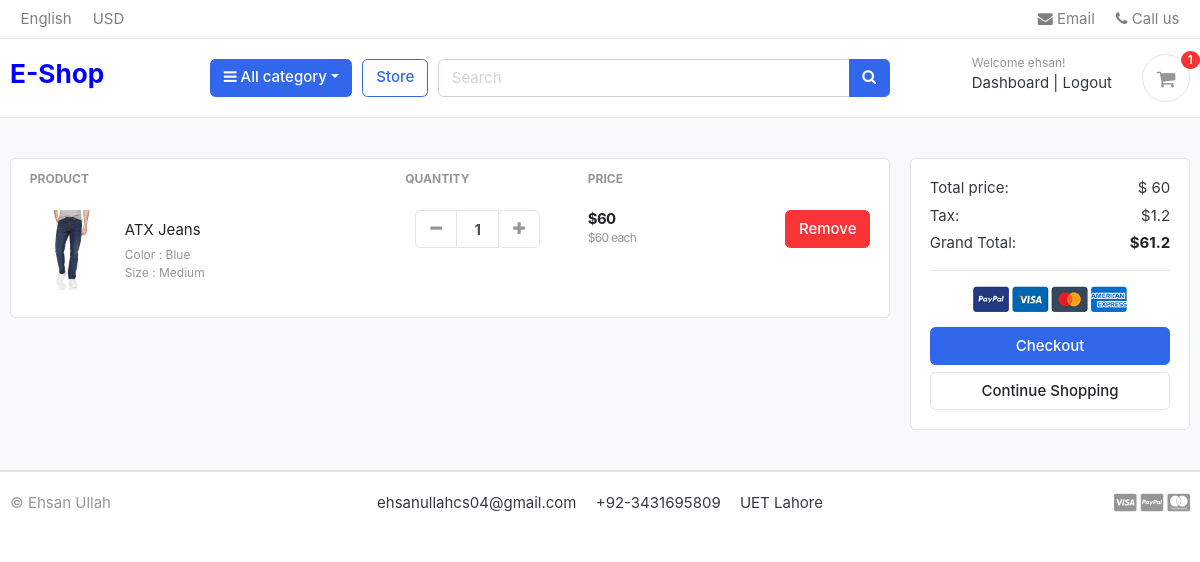
Screenshot of /cart/ (signed in) with the database file from the repository.
### accounts/models.py (models this page shows, shortened)
class Account(AbstractBaseUser):
    first_name      = models.CharField(max_length=50)
    last_name       = models.CharField(max_length=50)
    username        = models.CharField(max_length=50, unique=True)
    email           = models.EmailField(max_length=100, unique=True)
    phone_number    = models.CharField(max_length=50)
    date_joined     = models.DateTimeField(auto_now_add=True)
    last_login      = models.DateTimeField(auto_now_add=True)
    is_admin        = models.BooleanField(default=False)
    is_staff        = models.BooleanField(default=False)
    is_active        = models.BooleanField(default=False)
    is_superadmin        = models.BooleanField(default=False)
    USERNAME_FIELD = 'email'
    REQUIRED_FIELDS = ['username', 'first_name', 'last_name']
    objects = MyAccountManager()

### carts/models.py (models this page shows, shortened)
class CartItem(models.Model):
    user = models.ForeignKey(Account, on_delete=models.CASCADE, null=True)
    variations = models.ManyToManyField(Variation, blank=True)
    product = models.ForeignKey(Product, on_delete=models.CASCADE)
    cart = models.ForeignKey(Cart, on_delete=models.CASCADE, null=True)
    quantity = models.IntegerField()
    is_active = models.BooleanField(default=True)
    def sub_total(self):
        return self.product.price * self.quantity

### store/models.py (models this page shows, shortened)
class Product(models.Model):
    product_name = models.CharField(max_length=200, unique=True)
    slug = models.SlugField(max_length=200, unique=True)
    description = models.TextField(max_length=500, blank=True)
    price = models.IntegerField()
    original_price = models.IntegerField(blank=True, null=True)  # To store the original price
    images = models.ImageField(upload_to="photos/products")
    stock = models.IntegerField()
    is_available = models.BooleanField(default=True)
    is_black_friday_sale = models.BooleanField(default=False)
    category = models.ForeignKey(Category, on_delete=models.CASCADE)
    created_date = models.DateTimeField(auto_now_add=True)
    modified_date = models.DateTimeField(auto_now=True)

class Variation(models.Model):
    product = models.ForeignKey(Product, on_delete=models.CASCADE)
    variation_category = models.CharField(max_length=100, choices=variation_category_choice)
    variation_value     = models.CharField(max_length=100)
    is_active           = models.BooleanField(default=True)
    created_date        = models.DateTimeField(auto_now=True)
    objects = VariationManager()

### carts/views.py (the view)
# urls.py: path('',views.cart,name='cart'),
def cart(request, total=0, quantity=0, cart_items=None):
    try:
        tax = 0
        grand_total = 0
        if request.user.is_authenticated:
            cart_items = CartItem.objects.filter(user=request.user, is_active=True)
        else:
            cart = Cart.objects.get(cart_id=_cart_id(request))
            cart_items = CartItem.objects.filter(cart=cart, is_active=True)
        for cart_item in cart_items:
            total += (cart_item.product.price * cart_item.quantity)
            quantity += cart_item.quantity
        tax = (2 * total)/100
        grand_total = total + tax
    except ObjectDoesNotExist:
        pass
    context = {
        'total': total,
        'quantity': quantity,
        'cart_items': cart_items,
        'tax'       : tax,
        'grand_total': grand_total,
    }
    return render(request, 'store/cart.html', context)

### carts/context_processors.py (called while the page is built)
def counter(request):
    cart_count = 0
    if "admin" in request.path:
        return {}
    else:
        try:
            cart = Cart.objects.filter(cart_id=_cart_id(request))
            if request.user.is_authenticated:
                cart_items = CartItem.objects.all().filter(user=request.user)
            else:
                cart_items = CartItem.objects.all().filter(cart=cart[:1])
            for cart_item in cart_items:
                cart_count += cart_item.quantity
        except Cart.DoesNotExist:
            cart_count = 0
    return dict(cart_count=cart_count)

### carts/views.py (called while the page is built)
def _cart_id(request):
    cart = request.session.session_key
    if not cart:
        cart = request.session.create()
    return cart

### category/conntext_processors.py (called while the page is built)
def menu_links(request):
    links = Category.objects.all()
    return dict(links=links)

### category/models.py (called while the page is built)
    def get_url(self):
        return reverse("products_by_category", args=[self.slug])

### templates/store/cart.html (shortened to what this page needs)
{% extends 'base.html' %}
{% load static %}
{% block content %}
  <section class="section-content padding-y bg">
    <div class="container">
      {% if not cart_items %}
        <h2 class="text-center">Your Shopping Cart is Empty</h2>
        <br />
        <div class="text-center">
          <a href="{% url 'store' %}" class="btn btn-primary">Continue Shopping</a>
        </div>
      {% else %}
        <div class="row">
          <aside class="col-lg-9">
            <div class="card">
              <table class="table table-borderless table-shopping-cart">
                <thead class="text-muted">
                  <tr class="small text-uppercase">
                    <th scope="col">Product</th>
                    <th scope="col" width="120">Quantity</th>
                    <th scope="col" width="120">Price</th>
                    <th scope="col" class="text-right" width="200"></th>
                  </tr>
                </thead>
                <tbody>
                  {% for cart_item in cart_items %}
                    <tr>
                      <td>
                        <figure class="itemside align-items-center">
                          <div class="aside">
                            <img src="{{ cart_item.product.images.url }}" class="img-sm" />
                          </div>
                          <figcaption class="info">
                            <a href="" class="title text-dark">{{ cart_item.product.product_name }}</a>
                            <p class="text-muted small">
                              {% if cart_item.variations.all %}
                                {% for item in cart_item.variations.all %}
                                  {{ item.variation_category|capfirst }} : {{ item.variation_value|capfirst }} <br />
                                {% endfor %}
                              {% endif %}
                            </p>
                          </figcaption>
                        </figure>
                      </td>
                      <td>
                        <div class="col">
                          <div class="input-group input-spinner">
                            <div class="input-group-prepend">
                              <a href="{% url 'remove_cart' cart_item.product.id cart_item.id %}" class="btn btn-light" type="button" id="button-plus"><i class="fa fa-minus"></i></a>
                            </div>
                            <input type="text" class="form-control" value="{{ cart_item.quantity }}" />
                            <div class="input-group-append">
                              <form action="{% url 'add_cart' cart_item.product.id %}" method="POST">
                                <button class="btn btn-light" type="submit" id="button-minus"><i class="fa fa-plus"></i></button>
                              </form>
                            </div>
                          </div>
                        </div>
                      </td>
                      <td>
                        <div class="price-wrap">
                          <var class="price">${{ cart_item.sub_total }}</var>
                          <small class="text-muted">${{ cart_item.product.price }} each</small>
                        </div>
                      </td>
                      <td class="text-right">
                        <a href="{% url 'remove_cart_item' cart_item.product.id cart_item.id%}" class="btn btn-danger">Remove</a>
                      </td>
                    </tr>
                  {% endfor %}
                </tbody>
              </table>
            </div>
          </aside>
          <aside class="col-lg-3">
            <div class="card">
              <div class="card-body">
                <dl class="dlist-align">
                  <dt>Total price:</dt>
                  <dd class="text-right">$ {{ total }}</dd>
                </dl>
                <dl class="dlist-align">
                  <dt>Tax:</dt>
                  <dd class="text-right">${{ tax }}</dd>
                </dl>
                <dl class="dlist-align">
                  <dt>Grand Total:</dt>
                  <dd class="text-right text-dark b"><strong>${{ grand_total }}</strong></dd>
                </dl>
                <hr />
                <p class="text-center mb-3">
                  <img src="{% static 'images/misc/payments.png' %}" height="26" />
                </p>
                <a href="{% url "checkout" %}" class="btn btn-primary btn-block">Checkout</a>
                <a href="{% url "store" %}" class="btn btn-light btn-block">Continue Shopping</a>
              </div>
            </div>
          </aside>
        </div>
      {% endif %}
    </div>
  </section>
{% endblock %}

### templates/includes/navbar.html (shortened to what this page needs)
{% load static %}
<header class="section-header">
  <nav class="navbar p-md-0 navbar-expand-sm navbar-light border-bottom">
    <div class="container">
      <div class="collapse navbar-collapse" id="navbarTop4">
        <ul class="navbar-nav mr-auto">
          <li class="nav-item dropdown">
            <a href="#" class="nav-link">English</a>
          </li>
          <li class="nav-item dropdown">
            <a href="#" class="nav-link">USD</a>
          </li>
        </ul>
        <ul class="navbar-nav">
          <li>
            <a href="#" class="nav-link"><i class="fa fa-envelope"></i> Email</a>
          </li>
          <li>
            <a href="#" class="nav-link"><i class="fa fa-phone"></i> Call us</a>
          </li>
        </ul>
      </div>
    </div>
  </nav>
  <section class="header-main border-bottom">
    <div class="container">
      <div class="row align-items-center">
        <div class="col-lg-2 col-md-3 col-6">
          <a href="{% url 'home' %}">
            <h3 style="color: blue;">E-Shop</h3>
          </a>
        </div>
        <div class="col-lg col-sm col-md col-6 flex-grow-0">
          <div class="category-wrap dropdown d-inline-block float-right">
            <button type="button" class="btn btn-primary dropdown-toggle" data-toggle="dropdown"><i class="fa fa-bars"></i> All category</button>
          </div>
        </div>
        <a href="{% url 'store' %}" class="btn btn-outline-primary">Store</a>
        <div class="col-lg col-md-6 col-sm-12 col">
          <form action="{% url "search" %}" class="search" method="GET">
            <div class="input-group w-100">
              <input name="keyword" type="text" class="form-control" style="width:60%;" placeholder="Search" />
              <div class="input-group-append">
                <button class="btn btn-primary" type="submit"><i class="fa fa-search"></i></button>
              </div>
            </div>
          </form>
        </div>
        <div class="col-lg-3 col-sm-6 col-8 order-2 order-lg-3">
          <div class="d-flex justify-content-end mb-3 mb-lg-0">
            {% if user.id is None %}
            <div class="widget-header">
              <small class="title text-muted">Welcome Guest!</small>
              <div>
                <a href="{% url "login" %}">Sign in</a> <span class="dark-transp">|</span>
                <a href="{% url "register" %}">Register</a>
              </div>
            </div>
            {% else %}
            <div class="widget-header">
              <small class="title text-muted">Welcome {{user.first_name}}!</small>
              <div>
                <a href="{% url "dashboard" %}">Dashboard</a> <span class="dark-transp">|</span>
                <a href="{% url "logout" %}">Logout</a>
              </div>
            </div>
            {% endif %}
            <a href="{% url "cart" %}" class="widget-header pl-3 ml-3">
              <div class="icon icon-sm rounded-circle border">
                <i class="fa fa-shopping-cart"></i>
              </div>
              <span class="badge badge-pill badge-danger notify">{{cart_count}}</span>
            </a>
          </div>
        </div>
      </div>
    </div>
  </section>
</header>

### static/css/ui.css (style rules this page uses)
html { font-family: "Inter", sans-serif; font-size: 15px; }
.price-wrap { letter-spacing: -0.7px; }
.icon-xs, .icon-sm, .icon-md, .icon-lg { display: inline-block; text-align: center; flex-shrink: 0; flex-grow: 0; }
.icon-sm { width: 48px; height: 48px; line-height: 48px !important; font-size: 20px; }
.img-xs, .img-sm, .img-md, .img-lg { -o-object-fit: cover; object-fit: cover; flex-shrink: 0; flex-grow: 0; }
.img-sm { width: 80px; height: 80px; }
.padding-y { padding-top: 40px; padding-bottom: 40px; }
var { font-style: normal; }
figure { margin-bottom: 0; }
.bg { background-color: #f8f9fa; }
.b { font-weight: 600; }
p:last-child { margin-bottom: 0; }
.header-main { position: relative; padding-top: 1rem; padding-bottom: 1rem; }
.widget-header { display: inline-block; vertical-align: middle; position: relative; }
.widget-header a { color: #343a40; }
.widget-header i { color: #969696; }
.widget-header .title { display: block; }
.widget-header .notify { position: absolute; top: -3px; right: -10px; }
.btn-light { background-color: #fff; border-color: #e4e4e4; }
.btn-light i { color: #969696; }
.itemside { position: relative; display: flex; width: 100%; }
.itemside .aside { position: relative; flex-shrink: 0; }
.itemside .info { padding-left: 15px; padding-right: 7px; }
.itemside p { margin-bottom: 0; }
.itemside .title { display: block; margin-bottom: 5px; color: #212529; }
[class*=dlist-] { margin-bottom: 5px; }
[class*=dlist-] dd { margin-bottom: 0; }
.dlist-align { display: flex; }
.dlist-align dt { width: 150px; word-wrap: break-word; font-weight: normal; }
.dlist-align dd { flex-grow: 1; }
.notify { position: absolute; top: -4px; right: -10px; display: inline-block; padding: 0.25em 0.6em; font-size: 12px; line-height: 1; text-align: center; border-radius: 3rem; color: #fff; background-color: #fa3434; }
.price { font-weight: 600; color: #212529; }
.input-spinner { width: 125px; flex-wrap: nowrap; display: inline-flex; vertical-align: middle; }
.input-spinner input.form-control { text-align: center; max-width: 46px; font-weight: bold; flex-basis: 46px; border-color: #e4e4e4; flex-grow: 0; }
.input-spinner .btn { width: 42px; text-align: center; padding-left: 0.5rem; padding-right: 0.5rem; }
.table-shopping-cart.table td, .table-shopping-cart.table th { padding-left: 1.25rem; padding-right: 1.25rem; }
.table-shopping-cart .price-wrap { line-height: 1.2; }
.table-shopping-cart .price { font-weight: bold; margin-right: 5px; display: block; }

### rows the page displays
Account: first_name "ehsan"
CartItem: product.images (picture), product.product_name "ATX Jeans", quantity "1", sub_total "60", product.price "60"
Variation: variation_category "Color", variation_value "Blue"
Variation: variation_category "Size", variation_value "Medium"

### other values shown
{{ cart_count }} "1"
{{ total }} "60"
{{ tax }} "1.2"
{{ grand_total }} "61.2"
